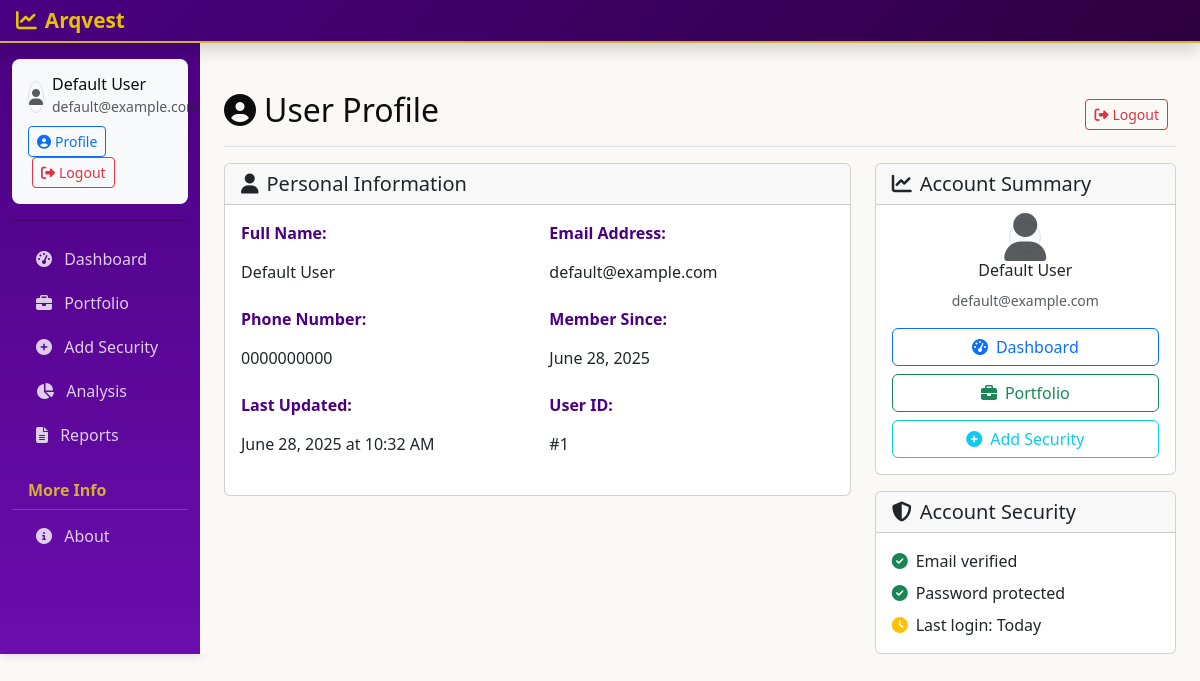
The app's page /profile (signed in) with its own data.
### models.py (models this page shows, shortened)
class User(UserMixin, db.Model):
    id = db.Column(db.Integer, primary_key=True)
    name = db.Column(db.String(100), nullable=False)
    email = db.Column(db.String(120), unique=True, nullable=False)
    phone = db.Column(db.String(20), nullable=False)
    password_hash = db.Column(db.String(255), nullable=False)
    created_at = db.Column(db.DateTime, default=datetime.utcnow)
    updated_at = db.Column(db.DateTime, default=datetime.utcnow, onupdate=datetime.utcnow)
    securities = db.relationship('Security', backref='user', lazy=True, cascade='all, delete-orphan')
    portfolio_snapshots = db.relationship('PortfolioSnapshot', backref='user', lazy=True, cascade='all, delete-orphan')

### routes.py (the view)
@app.route('/profile')
@login_required
def profile():
    return render_template('profile.html', user=current_user)

### app.py (called while the page is built)
@login_manager.user_loader
def load_user(user_id):
    from models import User
    return User.query.get(int(user_id))

### templates/profile.html (shortened to what this page needs)
{% extends "layout.html" %}
{% block content %}
<div class="d-flex justify-content-between flex-wrap flex-md-nowrap align-items-center pt-3 pb-2 mb-3 border-bottom">
    <h1 class="h2">
        <i class="fas fa-user-circle me-2"></i>User Profile
    </h1>
    <div class="btn-toolbar mb-2 mb-md-0">
        <div class="btn-group me-2">
            <a href="{{ url_for('logout') }}" class="btn btn-sm btn-outline-danger">
                <i class="fas fa-sign-out-alt me-1"></i>Logout
            </a>
        </div>
    </div>
</div>
<div class="row">
    <div class="col-md-8">
        <div class="card">
            <div class="card-header">
                <h5 class="card-title mb-0">
                    <i class="fas fa-user me-2"></i>Personal Information
                </h5>
            </div>
            <div class="card-body">
                <div class="row">
                    <div class="col-md-6">
                        <div class="mb-3">
                            <label class="form-label fw-bold">Full Name:</label>
                            <p class="form-control-plaintext">{{ user.name }}</p>
                        </div>
                    </div>
                    <div class="col-md-6">
                        <div class="mb-3">
                            <label class="form-label fw-bold">Email Address:</label>
                            <p class="form-control-plaintext">{{ user.email }}</p>
                        </div>
                    </div>
                </div>
                <div class="row">
                    <div class="col-md-6">
                        <div class="mb-3">
                            <label class="form-label fw-bold">Phone Number:</label>
                            <p class="form-control-plaintext">{{ user.phone }}</p>
                        </div>
                    </div>
                    <div class="col-md-6">
                        <div class="mb-3">
                            <label class="form-label fw-bold">Member Since:</label>
                            <p class="form-control-plaintext">{{ user.created_at.strftime('%B %d, %Y') }}</p>
                        </div>
                    </div>
                </div>
                <div class="row">
                    <div class="col-md-6">
                        <div class="mb-3">
                            <label class="form-label fw-bold">Last Updated:</label>
                            <p class="form-control-plaintext">{{ user.updated_at.strftime('%B %d, %Y at %I:%M %p') }}</p>
                        </div>
                    </div>
                    <div class="col-md-6">
                        <div class="mb-3">
                            <label class="form-label fw-bold">User ID:</label>
                            <p class="form-control-plaintext">#{{ user.id }}</p>
                        </div>
                    </div>
                </div>
            </div>
        </div>
    </div>
    <div class="col-md-4">
        <div class="card">
            <div class="card-header">
                <h5 class="card-title mb-0">
                    <i class="fas fa-chart-line me-2"></i>Account Summary
                </h5>
            </div>
            <div class="card-body">
                <div class="text-center mb-3">
                    <div class="avatar-placeholder">
                        <i class="fas fa-user fa-3x text-muted"></i>
                    </div>
                    <h6 class="mt-2">{{ user.name }}</h6>
                    <small class="text-muted">{{ user.email }}</small>
                </div>
                <div class="d-grid gap-2">
                    <a href="{{ url_for('index') }}" class="btn btn-outline-primary">
                        <i class="fas fa-tachometer-alt me-2"></i>Dashboard
                    </a>
                    <a href="{{ url_for('portfolio') }}" class="btn btn-outline-success">
                        <i class="fas fa-briefcase me-2"></i>Portfolio
                    </a>
                    <a href="{{ url_for('add_security') }}" class="btn btn-outline-info">
                        <i class="fas fa-plus-circle me-2"></i>Add Security
                    </a>
                </div>
            </div>
        </div>
        <div class="card mt-3">
            <div class="card-header">
                <h5 class="card-title mb-0">
                    <i class="fas fa-shield-alt me-2"></i>Account Security
                </h5>
            </div>
            <div class="card-body">
                <div class="d-flex align-items-center mb-2">
                    <i class="fas fa-check-circle text-success me-2"></i>
                    <span>Email verified</span>
                </div>
                <div class="d-flex align-items-center mb-2">
                    <i class="fas fa-check-circle text-success me-2"></i>
                    <span>Password protected</span>
                </div>
                <div class="d-flex align-items-center">
                    <i class="fas fa-clock text-warning me-2"></i>
                    <span>Last login: Today</span>
                </div>
            </div>
        </div>
    </div>
</div>
{% endblock %}

### templates/layout.html (shortened to what this page needs)
<!DOCTYPE html>
<html lang="en">
<head>
    <link href="https://cdn.jsdelivr.net/npm/bootstrap@5.3.0/dist/css/bootstrap.min.css" rel="stylesheet">
    <link rel="stylesheet" href="https://cdnjs.cloudflare.com/ajax/libs/font-awesome/6.4.0/css/all.min.css">
    <link rel="stylesheet" href="{{ url_for('static', filename='css/custom.css') }}">
</head>
<body>
    <header class="navbar navbar-dark sticky-top flex-md-nowrap p-0 shadow">
        <a class="navbar-brand col-md-3 col-lg-2 me-0 px-3" href="{{ url_for('index') }}">
            <i class="fas fa-chart-line me-2"></i>Arqvest
        </a>
    </header>
    <div class="container-fluid">
        <div class="row">
            <nav id="sidebarMenu" class="col-md-3 col-lg-2 d-md-block sidebar collapse">
                <div class="position-sticky sidebar-sticky pt-3">
                    {% if current_user.is_authenticated %}
                    <div class="user-info mb-3 px-3">
                        <div class="d-flex align-items-center">
                            <div class="avatar-placeholder me-2">
                                <i class="fas fa-user text-muted"></i>
                            </div>
                            <div>
                                <h6 class="mb-0">{{ current_user.name }}</h6>
                                <small class="text-muted">{{ current_user.email }}</small>
                            </div>
                        </div>
                        <div class="mt-2">
                            <a href="{{ url_for('profile') }}" class="btn btn-sm btn-outline-primary">
                                <i class="fas fa-user-circle me-1"></i>Profile
                            </a>
                            <a href="{{ url_for('logout') }}" class="btn btn-sm btn-outline-danger ms-1">
                                <i class="fas fa-sign-out-alt me-1"></i>Logout
                            </a>
                        </div>
                    </div>
                    <hr class="my-3">
                    {% endif %}
                    <ul class="nav flex-column">
                        <li class="nav-item">
                            <a class="nav-link {{ 'active' if request.path == url_for('index') else '' }}"
                               href="{{ url_for('index') }}">
                                <i class="fas fa-tachometer-alt me-2"></i>
                                Dashboard
                            </a>
                        </li>
                        <li class="nav-item">
                            <a class="nav-link {{ 'active' if request.path == url_for('portfolio') else '' }}"
                               href="{{ url_for('portfolio') }}">
                                <i class="fas fa-briefcase me-2"></i>
                                Portfolio
                            </a>
                        </li>
                        <li class="nav-item">
                            <a class="nav-link {{ 'active' if request.path == url_for('add_security') else '' }}"
                               href="{{ url_for('add_security') }}">
                                <i class="fas fa-plus-circle me-2"></i>
                                Add Security
                            </a>
                        </li>
                        <li class="nav-item">
                            <a class="nav-link {{ 'active' if request.path == url_for('analysis') else '' }}"
                               href="{{ url_for('analysis') }}">
                                <i class="fas fa-chart-pie me-2"></i>
                                Analysis
                            </a>
                        </li>
                        <li class="nav-item">
                            <a class="nav-link {{ 'active' if request.path == url_for('reports') else '' }}"
                               href="{{ url_for('reports') }}">
                                <i class="fas fa-file-alt me-2"></i>
                                Reports
                            </a>
                        </li>
                    </ul>
                    <h6 class="sidebar-heading d-flex justify-content-between align-items-center px-3 mt-4 mb-1">
                        <span>More Info</span>
                    </h6>
                    <ul class="nav flex-column mb-2">
                        <li class="nav-item">
                            <a class="nav-link" href="#" data-bs-toggle="modal" data-bs-target="#aboutModal">
                                <i class="fas fa-info-circle me-2"></i>
                                About
                            </a>
                        </li>
                    </ul>
                </div>
            </nav>
            <main class="col-md-9 ms-sm-auto col-lg-10 px-md-4 main-content">
                {% block content %}{% endblock %}
            </main>
        </div>
    </div>
</body>
</html>

### static/css/custom.css (style rules this page uses)
:root { --primary-purple: #4B0082; --secondary-gold: #D4AF37; --background-off-white: #FAF9F6; --text-rich-black: #0D0D0D; --purple-light: #6A0DAD; --purple-dark: #2D0040; --gold-light: #E6C200; --gold-dark: #B8941F; --text-muted: #666666; --border-color: #E0E0E0; --shadow-color: rgba(75, 0, 130, 0.1); }
body { background-color: var(--background-off-white); color: var(--text-rich-black); font-family: 'Segoe UI', Tahoma, Geneva, Verdana, sans-serif; }
.navbar-dark { background: linear-gradient(135deg, var(--primary-purple), var(--purple-dark)) !important; border-bottom: 2px solid var(--secondary-gold); }
.navbar-brand { color: var(--secondary-gold) !important; font-weight: 600; font-size: 1.3rem; }
.sidebar { background: linear-gradient(180deg, var(--primary-purple), var(--purple-light)) !important; box-shadow: 2px 0 10px rgba(75, 0, 130, 0.2); }
.sidebar .nav-link { color: rgba(255, 255, 255, 0.8) !important; border-radius: 8px; margin: 2px 8px; transition: all 0.3s ease; }
.sidebar-heading { color: var(--secondary-gold) !important; font-weight: 600; border-bottom: 1px solid rgba(212, 175, 55, 0.3); padding-bottom: 8px; }
.main-content { padding-top: 2rem; background-color: var(--background-off-white); }
.form-label { font-weight: 600; color: var(--primary-purple); margin-bottom: 8px; }

### templates/profile.html (style rules this page uses)
.avatar-placeholder { width: 80px; height: 80px; border-radius: 50%; background-color: #f8f9fa; display: flex; align-items: center; justify-content: center; margin: 0 auto; border: 2px solid #dee2e6; }
.form-control-plaintext { padding: 0.375rem 0; margin-bottom: 0; color: #212529; background-color: transparent; border: solid transparent; border-width: 1px 0; }

### templates/layout.html (style rules this page uses)
.avatar-placeholder { width: 32px; height: 32px; border-radius: 50%; background-color: #f8f9fa; display: flex; align-items: center; justify-content: center; border: 1px solid #dee2e6; }
.user-info { background-color: #f8f9fa; border-radius: 8px; padding: 1rem; }

### records on screen
User: name "Default User", email "default@example.com", phone "0000000000", created_at "June 28, 2025", updated_at "June 28, 2025 at 10:32 AM", id "1"
